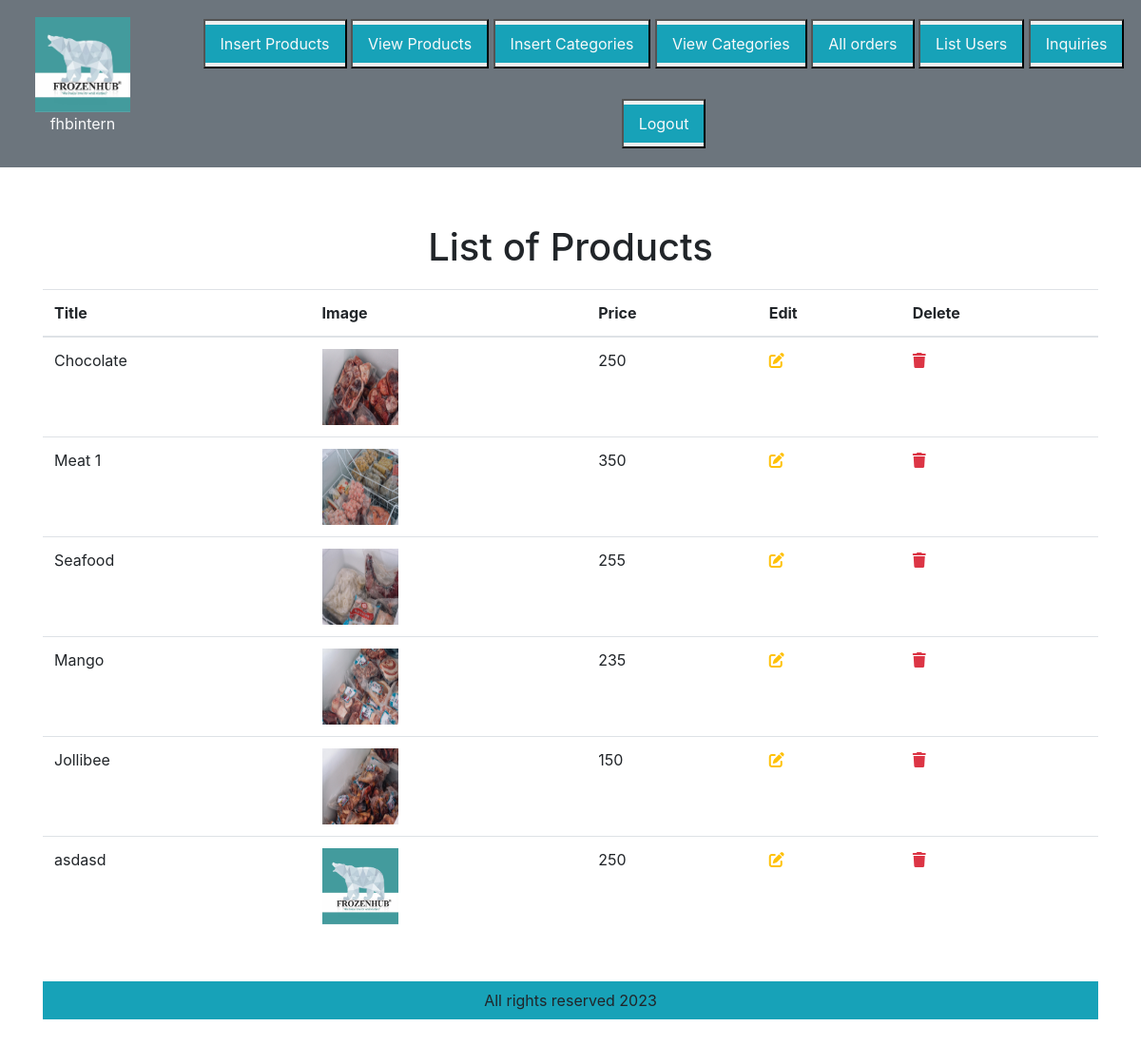
Screenshot of /admin_area/index.php?view_products (signed in) with the database file from the repository.
### tables this page shows
CREATE TABLE `products` (
  `product_id` int(11) NOT NULL,
  `product_title` varchar(250) DEFAULT NULL,
  `product_description` varchar(250) DEFAULT NULL,
  `product_keyword` varchar(250) DEFAULT NULL,
  `product_price` bigint(250) DEFAULT NULL,
  `product_image` varchar(255) DEFAULT NULL,
  `category_id` int(11) DEFAULT NULL,
  `date` timestamp NOT NULL DEFAULT current_timestamp() ON UPDATE current_timestamp()
);

### admin_area/view_products.php (the view, shortened to what this page needs)
<?php include ('../includes/connect.php'); ?>
<h1 class="text-center" id="reqsHeading" style="margin-bottom: 12px;padding-bottom: 8px;padding-top: 12px;">List of Products</h1>
<table class="table">
    <thead>
        <tr>
            <th>Title</th>
            <th>Image </th>
            <th>Price </th>
            <th> Edit </th>
            <th> Delete </th>
        </tr>
    </thead>
    <tbody>
    <?php
                    $category_query="SELECT * FROM products ORDER BY date";
                    $result_category= mysqli_query($conn,$category_query);
                    while($row = mysqli_fetch_assoc($result_category)) {
                        $product_id = $row["product_id"];
                        $product_title = $row["product_title"];
                        $product_image = $row["product_image"];
                        $product_price = $row["product_price"];
                        echo "
            <tr>
            <td> $product_title</td>
            <td> <img src = './product_images/$product_image' width='80px;' height='80px;'> </td>
            <td> $product_price</td>
            <td>
           <a href = 'index.php?edit_products=$product_id' class='text-warning'><i class='fa-solid fa-pen-to-square'></i></a>
           </td>
           <td>
           <a href = 'index.php?delete_products=$product_id' class='text-danger'  data-toggle='modal' data-target='#exampleModal'><i class='fa-solid fa-trash'></i></a>
            </td>
            ";
            }?>
    </tbody>

### admin_area/index.php (shortened to what this page needs)
<?php
$username = $_SESSION['username'];
include '../includes/connect.php';
?>
<!DOCTYPE html>
<html lang="en">
<head>
    <link rel="stylesheet" href="../style.css">
    <link rel="stylesheet" href="https://cdn.jsdelivr.net/npm/bootstrap@4.6.2/dist/css/bootstrap.min.css">
    <link rel="stylesheet" href="https://cdnjs.cloudflare.com/ajax/libs/font-awesome/6.3.0/css/all.min.css">
</head>
<body>
<div class="class container-fluid p-0">
 <div class="row">
    <div class="col-md-12 bg-secondary p-1 d-flex align-items-center">
        <div class="px-5">
            <a href="#"><img src ="../images/Logo.jpg" class="admin_image"></a>
            <p class="text-light text-center"><?php echo $username;?></p>
        </div>
        <div class="button text-center">
            <button class="my-3"><a href="index.php?insert_products" class="nav-link text-light my-1 bg-info">Insert Products</a></button>
            <button class="my-3"><a href="index.php?view_products" class="nav-link text-light my-1 bg-info">View Products</a></button>
            <button class="my-3"><a href="index.php?insert_categories" class="nav-link text-light my-1 bg-info">Insert Categories</a></button>
            <button class="my-3"><a href="index.php?view_categories" class="nav-link text-light my-1 bg-info">View Categories</a></button>
            <button class="my-3"><a href="index.php?view_orders" class="nav-link text-light my-1 bg-info">All orders</a></button>
            <button class="my-3"><a href="index.php?view_users" class="nav-link text-light my-1 bg-info">List Users</a></button>
            <button class="my-3"><a href="index.php?admin_contact" class="nav-link text-light my-1 bg-info">Inquiries</a></button>
            <button class="my-3"><a href="admin_logout.php" class="nav-link text-light my-1 bg-info">Logout</a></button>
        </div>
    </div>
 </div>
<div class="container my-5">
    <?php
    if (isset($_GET['view_products'])){
        include ('view_products.php');
    }
    ?>
</div>
</div>
<footer>
    <div class="bg-info p-2 mt-5 text-center footer">
        <p>All rights reserved 2023</p>
    </div>
</footer>
</body>
</html>

### style.css (style rules this page uses)
* { margin:0; padding:0; box-sizing: border-box; }
.admin_image { width:100px; object-fit:contain; }
.footer { position: fixed; left: 0; bottom: 0; width: 100%; }

### admin_area/index.php (style rules this page uses)
.footer { position: relative; margin-top: 5rem; bottom: 0; width: 100%; height: 2.5rem; }

### rows the page displays
products: product_title "Chocolate", product_image (picture), product_price "250"
products: product_title "Meat 1", product_image (picture), product_price "350"
products: product_title "Seafood", product_image (picture), product_price "255"
products: product_title "Mango", product_image (picture), product_price "235"
products: product_title "Jollibee", product_image (picture), product_price "150"
products: product_title "asdasd", product_image (picture), product_price "250"

### other values shown
$username "fhbintern"
